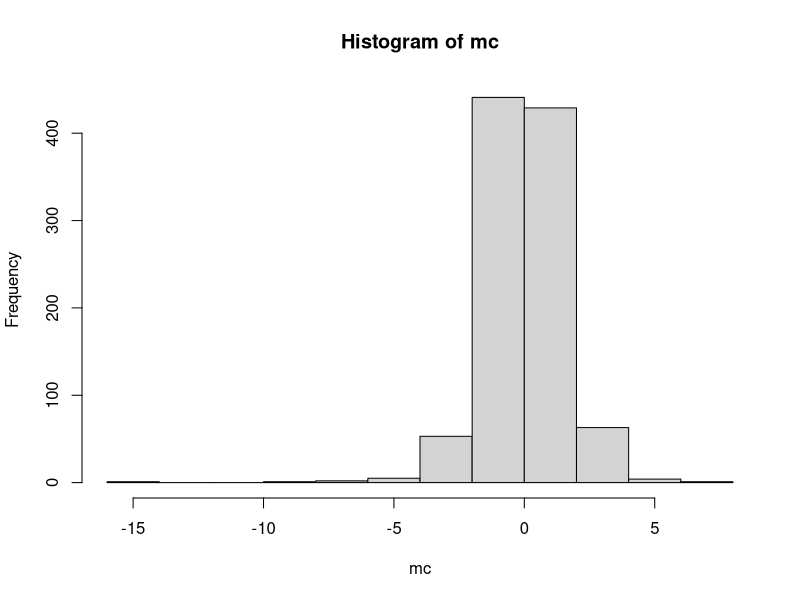
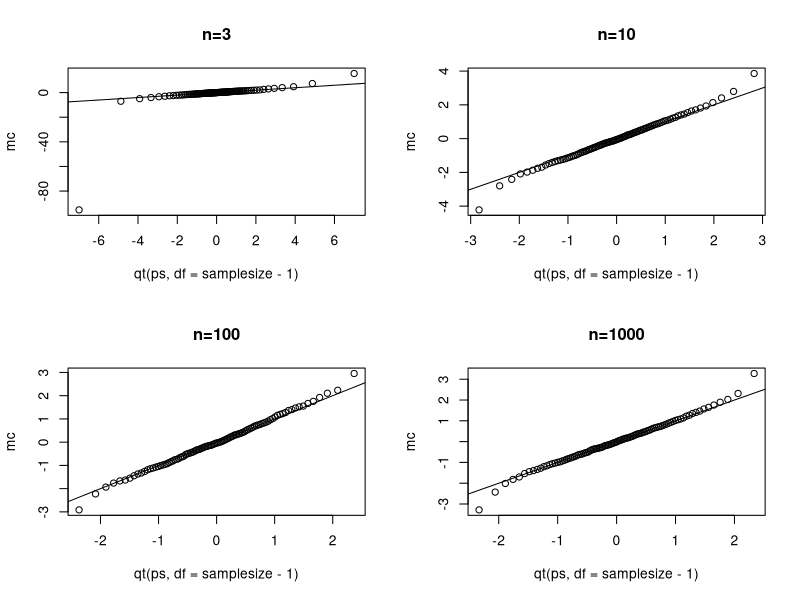
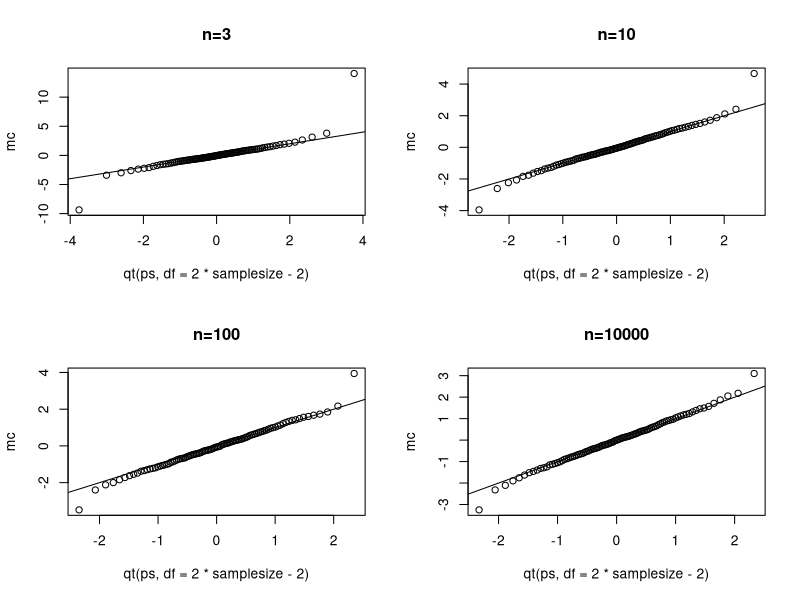
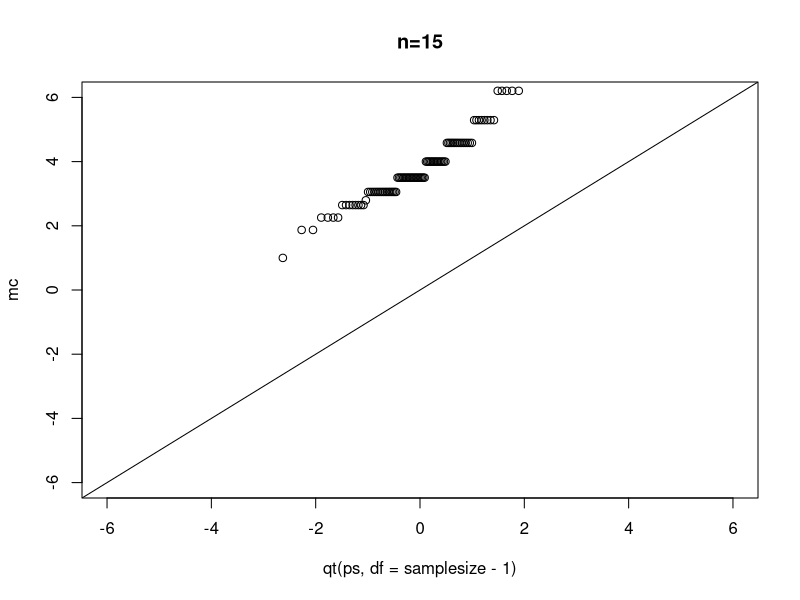
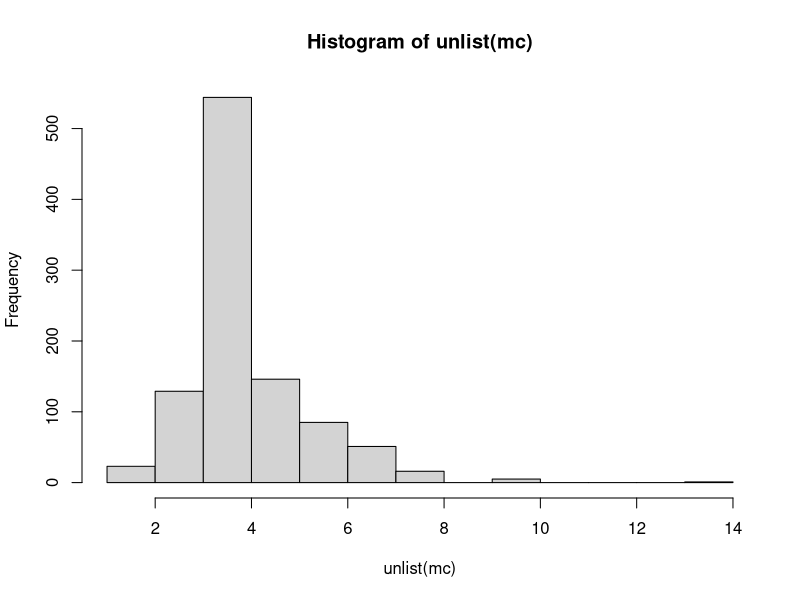
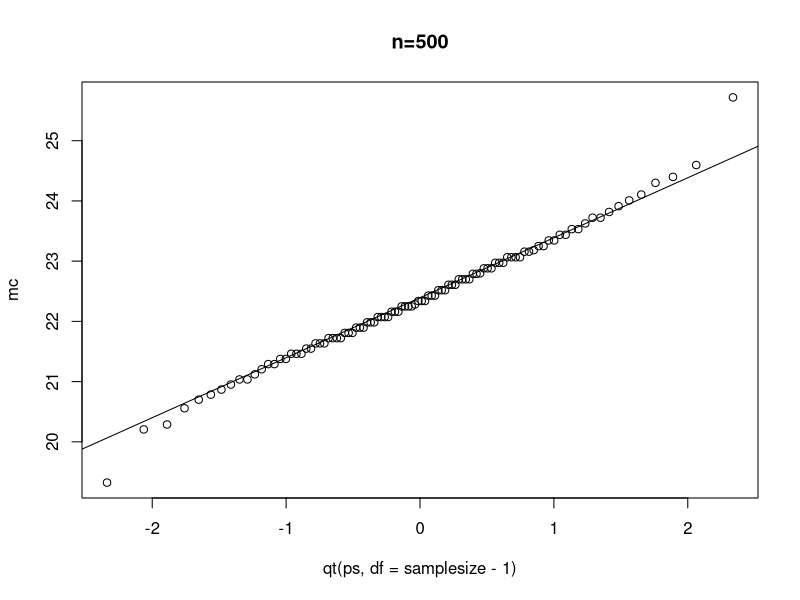
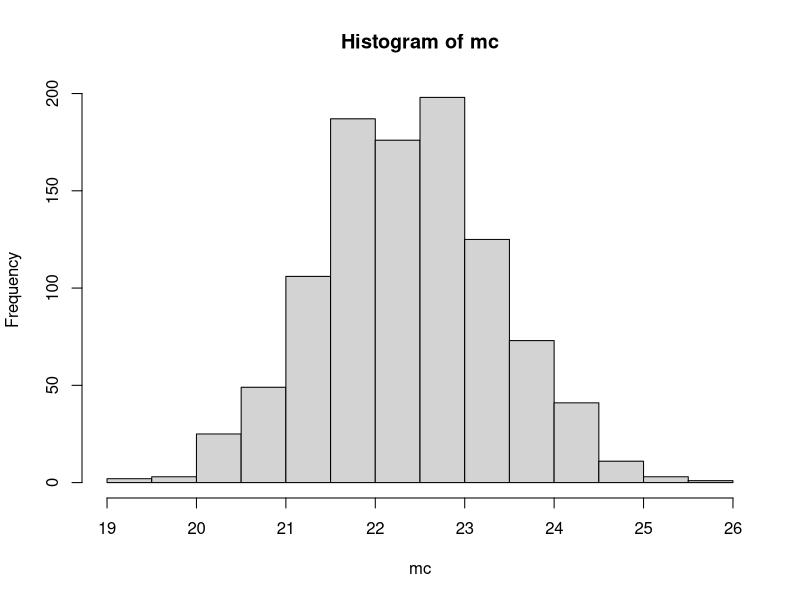
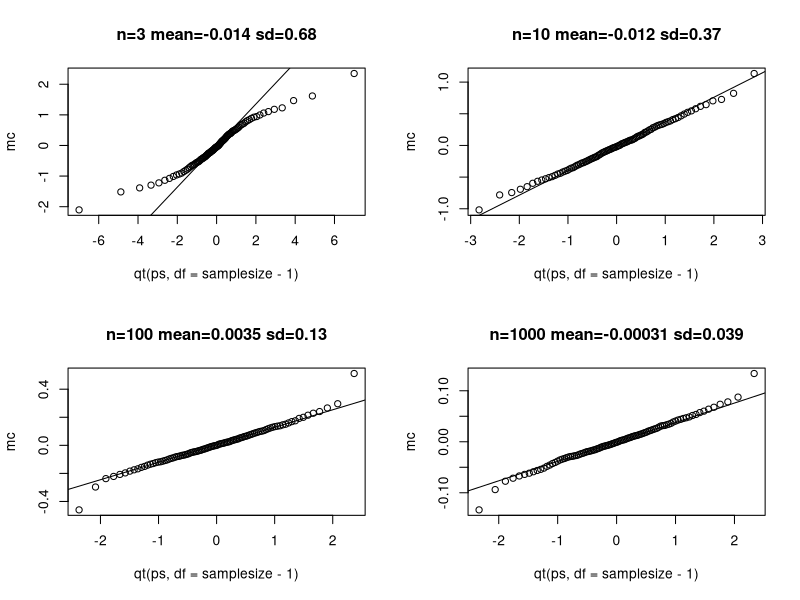

Here is the R script that generated these plots, in order:
## ---- chunk 1
set.seed(seed=1)
sample <- rnorm(n=5)
sample


sqrt(length(sample))*(mean(sample)) / sd(sample)

#reality check:
t.test(sample)$statistic
## ---- chunk 2
set.seed(seed=1)
mc <- replicate(1000, t.test(rnorm(n=5))$statistic)
hist(mc)
mean(mc)
sd(mc)
length(which(mc > 2)) / 1000 * 100

## ---- chunk 3
set.seed(1)
B=100
ps = seq(1/(B+1), 1-1/(B+1),len=B)

par(mfrow=c(2,2))
for(samplesize in c(3,10,100,1000)) {
  mc <- replicate(1000, t.test(rnorm(n=samplesize))$statistic)

  qqplot(qt(ps,df=samplesize-1), mc, 
         main=paste("n=",samplesize,sep="")
  )
  abline(0,1)
}

## ---- chunk 4
set.seed(1)

par(mfrow=c(2,2))
for(samplesize in c(3,10,100,10000)) {
  mc <- replicate(1000, t.test(rnorm(n=samplesize), rnorm(n=samplesize), var.equal=T)$statistic)

  qqplot(qt(ps,df=2*samplesize-2), mc, 
         main=paste("n=",samplesize,sep=""))
  abline(0,1)
}

## ---- chunk 5
set.seed(1)

par(mfrow=c(1,1))
samplesize <- 15

#reality check with R's t-test
#mc <- replicate(1000, t.test(rbinom(n=samplesize,size=1,prob=0.5))$statistic)

#sanity test, this is the same as above
mc <- rep(0, times=1000)
for(i in 1:1000) {
  X <- rbinom(n=samplesize,size=1,prob=0.5);
  mc[i] <- sqrt(samplesize)*mean(X) / sd(X)
}

qqplot(qt(ps,df=samplesize-1), mc,
       main=paste("n=", samplesize, sep=""),
       ylim=c(-6,6),
       xlim=c(-6,6))
abline(0,1)

hist(unlist(mc))

## ---- chunk 6

set.seed(1)

par(mfrow=c(1,1))
samplesize <- 500

set.seed(1)
X <- replicate(1000, rbinom(n=samplesize, size=1, prob=0.5))
mc <-  apply(X, 2, FUN=function(X){(mean(X) * sqrt(samplesize)/ sd(X))})

#reality check using R's t-test.
#set.seed(1)
#mc <- replicate(1000, t.test(rbinom(n=samplesize, size=1, prob=0.5))$statistic)

qqplot(qt(ps,df=samplesize-1), mc, 
       main=paste("n=",samplesize,sep="")
)
qqline(mc)
hist(mc)

## ---- chunk 7

#Looking at a normal distribution - totally not it.
set.seed(1)
par(mfrow=c(2,2))
for(samplesize in c(3,10,100,1000)) {
  mc <- replicate(1000, median(rnorm(n=samplesize)))

  qqplot(qt(ps,df=samplesize-1), mc, 
         main=paste(
           "n=",samplesize, 
           " mean=", format(mean(mc), digits=2), 
           " sd=", format(sd(mc), digits=2),
           sep=""
         )
         )
  qqline(mc)
}

## ---- chunk 8
set.seed(1)
par(mfrow=c(2,2))
for(samplesize in c(3,10,100,1000)) {
  mc <- replicate(1000, median(rnorm(n=samplesize)))

  
  qqplot(rnorm(10000, mean=0, sd=1/sqrt(samplesize)), mc, 
         main=paste(
           "n=",samplesize, 
           " mean=", format(mean(mc), digits=2), 
           " sd=", format(sd(mc), digits=2),
           sep=""
         )
  )
  abline(0,1, col="red")
  #qqline(mc, col="green")

  print(paste("samplesize =", samplesize))
  print(paste("mean=", format(mean(mc), digits=2), sep=""))
  print(paste("sd=", format(sd(mc), digits=2), sep=""))
  print(paste("1/sqrt(", samplesize, ")=", format(1/sqrt(samplesize), digits=2), sep=""))  
}

## ---- chunk 9
set.seed(1)
par(mfrow=c(2,2))
for(samplesize in c(3,10,100,1000)) {
  mc <- replicate(1000, median(rnorm(n=samplesize)))

  
  qqplot(rnorm(10000, mean=0, sd=1), mc, 
         main=paste(
           "n=",samplesize, 
           " mean=", format(mean(mc), digits=2), 
           " sd=", format(sd(mc), digits=2),
           sep=""
         )
  )
  abline(0,1)
}

